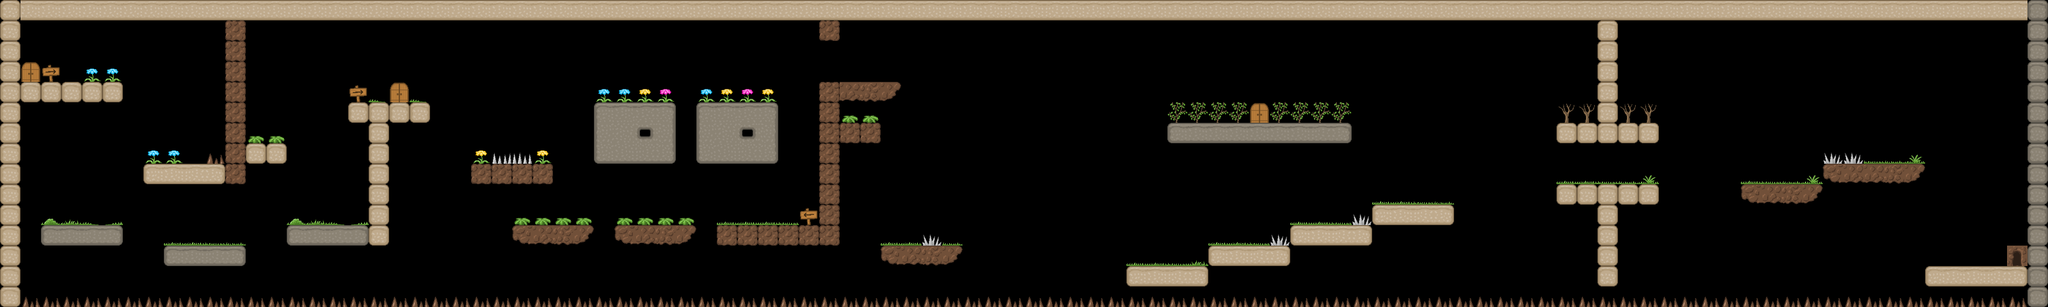

The image is a tile-based game level rendered from a .tmx file. Its description and source (layers, tilesets, objects; grid data summarised) follow:
An orthogonal 100x15 tile map with 32x32 px tiles, 1 tile layer (Tile Layer 1) and 50 objects (35x Wall, 7x Thorns, 3x Checkpoint, 3x Elevator, MrCircle, ...).

<map version="1.0" orientation="orthogonal" renderorder="right-down" width="100" height="15" tilewidth="32" tileheight="32" nextobjectid="70">
 <tileset firstgid="1" name="tileset2" tilewidth="32" tileheight="32">
  <image source="tileset2.png" trans="a6a7aa" width="384" height="384" />
 </tileset>
 <layer name="Tile Layer 1" width="100" height="15">
  <data>[1500 cells, 484 non-empty, 49 distinct tile ids]</data>
 </layer>
 <objectgroup name="Object Layer 1">
  <object id="1" name="Wall" x="0" y="0" width="3264" height="32" />
  <object id="7" name="Wall" x="1376" y="384" width="128" height="32" />
  <object id="8" name="Wall" x="1280" y="128" width="32" height="256" />
  <object id="9" name="Wall" x="1312" y="192" width="64" height="32" />
  <object id="10" name="Wall" x="1120" y="352" width="160" height="32" />
  <object id="11" name="Wall" x="960" y="352" width="128" height="32" />
  <object id="12" name="Wall" x="800" y="352" width="128" height="32" />
  <object id="14" name="Wall" x="736" y="256" width="128" height="32" />
  <object id="15" name="Wall" x="928" y="160" width="128" height="96" />
  <object id="16" name="Wall" x="1088" y="160" width="128" height="96" />
  <object id="17" name="Wall" x="544" y="160" width="128" height="32" />
  <object id="18" name="Wall" x="576" y="192" width="32" height="192" />
  <object id="19" name="Wall" x="448" y="352" width="128" height="32" />
  <object id="20" name="Wall" x="256" y="384" width="128" height="32" />
  <object id="21" name="Wall" x="352" y="32" width="32" height="256" />
  <object id="22" name="Wall" x="384" y="224" width="64" height="32" />
  <object id="23" name="Wall" x="224" y="256" width="128" height="32" />
  <object id="24" name="Wall" x="64" y="352" width="128" height="32" />
  <object id="25" name="Wall" x="32" y="128" width="160" height="32" />
  <object id="26" name="Wall" x="0" y="32" width="32" height="448" />
  <object id="27" name="Thorns" x="320" y="224" width="32" height="32" />
  <object id="28" name="Thorns" x="768" y="224" width="64" height="32" />
  <object id="29" name="Thorns" x="32" y="448" width="3200" height="32" />
  <object id="31" name="Checkpoint" x="32" y="96" width="32" height="32" />
  <object id="32" name="Checkpoint" x="608" y="128" width="32" height="32" />
  <object id="33" name="MrCircle" x="96" y="96" width="32" height="32" />
  <object id="35" name="Elevator" x="320" y="416" width="32" height="32" />
  <object id="39" name="Wall" x="1312" y="128" width="96" height="32" />
  <object id="40" name="Wall" x="1280" y="32" width="32" height="32" />
  <object id="45" name="Wall" x="3168" y="32" width="32" height="416" />
  <object id="47" name="Wall" x="3008" y="416" width="160" height="32" />
  <object id="48" name="Wall" x="2848" y="256" width="160" height="32" />
  <object id="49" name="Wall" x="2720" y="288" width="128" height="32" />
  <object id="50" name="Wall" x="2432" y="288" width="160" height="32" />
  <object id="51" name="Wall" x="2496" y="320" width="32" height="128" />
  <object id="52" name="Wall" x="2496" y="32" width="32" height="160" />
  <object id="53" name="Wall" x="2432" y="192" width="160" height="32" />
  <object id="54" name="Wall" x="1824" y="192" width="288" height="32" />
  <object id="55" name="Wall" x="1760" y="416" width="128" height="32" />
  <object id="56" name="Wall" x="1888" y="384" width="128" height="32" />
  <object id="57" name="Wall" x="2016" y="352" width="128" height="32" />
  <object id="58" name="Wall" x="2144" y="320" width="128" height="32" />
  <object id="59" name="Thorns" x="2112" y="320" width="32" height="32" />
  <object id="60" name="Thorns" x="1984" y="352" width="32" height="32" />
  <object id="62" name="Thorns" x="1440" y="352" width="32" height="32" />
  <object id="63" name="Thorns" x="2848" y="224" width="64" height="32" />
  <object id="65" name="Elevator" x="1632" y="384" width="32" height="32" />
  <object id="66" name="Elevator" x="1568" y="192" width="32" height="32" />
  <object id="68" name="Checkpoint" x="1952" y="160" width="32" height="32" />
  <object id="69" name="Goal" x="3136" y="384" width="32" height="32" />
 </objectgroup>
</map>
